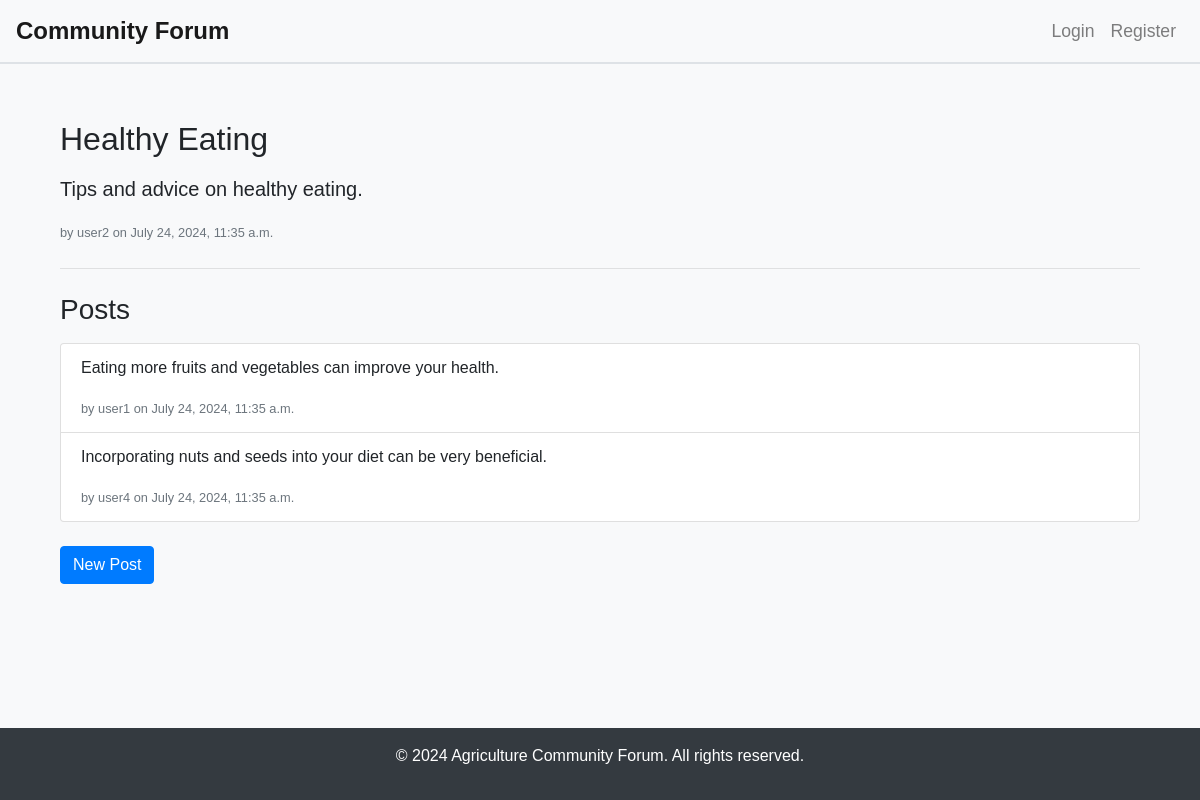
The page /category/health/thread/healthy-eating/ on the database its author committed.
### forum/models.py (models this page shows, shortened)
class Thread(models.Model):
    title = models.CharField(max_length=255)
    slug = models.SlugField(max_length=255, unique=True, blank=True)
    content = models.TextField()
    category = models.ForeignKey(
        Category, related_name='threads', on_delete=models.CASCADE)
    author = models.ForeignKey(
        User, related_name='threads', on_delete=models.CASCADE)
    is_published = models.BooleanField(default=True)
    tags = models.CharField(max_length=255, blank=True)
    created_at = models.DateTimeField(auto_now_add=True)
    updated_at = models.DateTimeField(auto_now=True)

class Post(models.Model):
    content = models.TextField()
    thread = models.ForeignKey(
        Thread, related_name='posts', on_delete=models.CASCADE)
    author = models.ForeignKey(
        User, related_name='posts', on_delete=models.CASCADE)
    is_approved = models.BooleanField(default=True)
    created_at = models.DateTimeField(auto_now_add=True)
    updated_at = models.DateTimeField(auto_now=True)

### forum/views.py (the view)
def thread_detail(request, category_slug, thread_slug):
    thread = get_object_or_404(
        Thread, slug=thread_slug, category__slug=category_slug, is_published=True)
    posts = thread.posts.filter(is_approved=True)
    return render(request, 'forum/thread_detail.html', {'thread': thread, 'posts': posts})

### forum/templates/forum/thread_detail.html
{% extends 'forum/base.html' %}
{% block content %}
<div class="container">
    <h2 class="mb-3">{{ thread.title }}</h2>
    <p class="lead">{{ thread.content }}</p>
    <small class="text-muted">by {{ thread.author.username }} on {{ thread.created_at }}</small>
    <hr class="my-4">
    <h3 class="mb-3">Posts</h3>
    <ul class="list-group mb-4">
        {% for post in posts %}
            <li class="list-group-item">
                <p>{{ post.content }}</p>
                <small class="text-muted">by {{ post.author.username }} on {{ post.created_at }}</small>
            </li>
        {% empty %}
            <li class="list-group-item text-center">No posts yet.</li>
        {% endfor %}
    </ul>
    <a href="{% url 'new_post' thread.category.slug thread.slug %}" class="btn btn-primary">New Post</a>
</div>
{% endblock %}

### forum/templates/forum/base.html (style rules this page uses)
html, body { height: 100%; margin: 0; }
body { font-family: Arial, sans-serif; background-color: #f8f9fa; display: flex; flex-direction: column; }
.container { flex: 1; margin-top: 2rem; }

### rows shown on the page
Thread: title "Healthy Eating", content "Tips and advice on healthy eating.", author.username "user2", created_at "July 24, 2024, 11:35 a.m."
Post: content "Eating more fruits and vegetables can improve your health.", author.username "user1", created_at "July 24, 2024, 11:35 a.m."
Post: content "Incorporating nuts and seeds into your diet can be very beneficial.", author.username "user4", created_at "July 24, 2024, 11:35 a.m."
